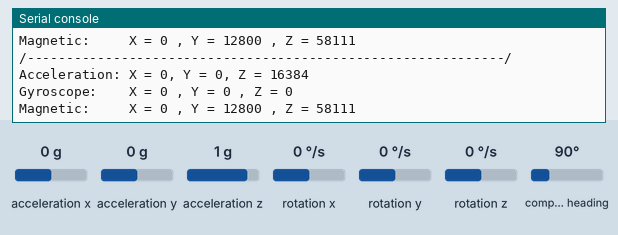
Simulated run of this program. Board: MicroPython board. On the bench: the last lines printed to the serial console. Inputs (shaded band) come from the test bench; at power-on: acceleration x 0 g, acceleration y 0 g, acceleration z 1 g, rotation x 0 °/s, rotation y 0 °/s, rotation z 0 °/s, compass heading 90°.

Above: at 1.4 s.
1.5 s: acceleration x set to -1.4 g
At 2.2 s:
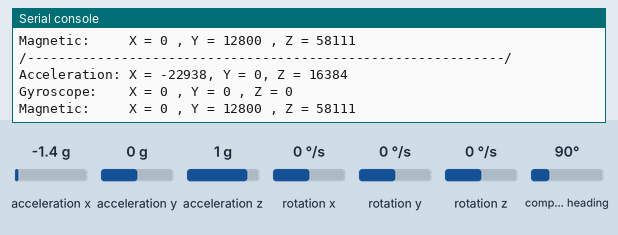
3.0 s: acceleration y set to -1.4 g
At 3.7 s:
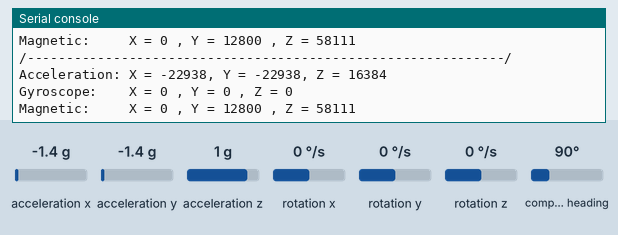
4.5 s: acceleration z set to -1.4 g
At 5.2 s:
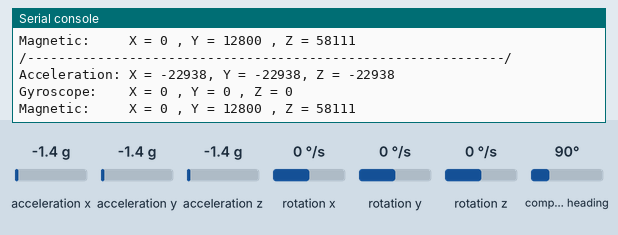
6.0 s: rotation x set to -192 °/s
At 6.7 s:
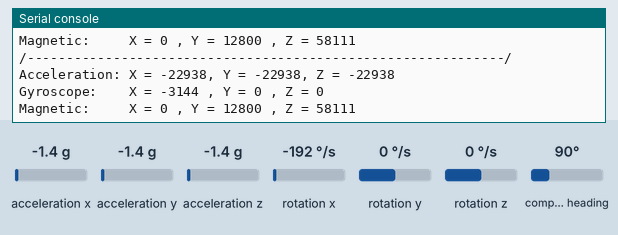
7.5 s: rotation y set to -192 °/s
At 8.3 s:
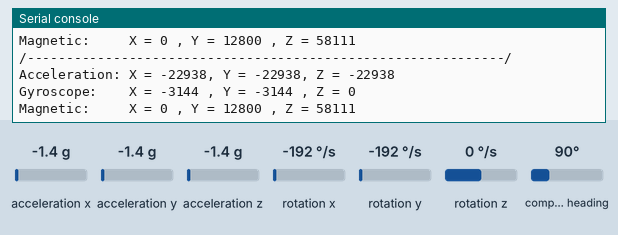

Measured:
- after the input at 1.5 s, the serial console: prints a new line after 0.27 s (image 1)
- after the input at 3.0 s, the serial console: prints a new line after 0.29 s (image 2)
- after the input at 4.5 s, the serial console: prints a new line after 0.31 s (image 3)
- after the input at 6.0 s, the serial console: prints a new line after 0.33 s (image 4)
- after the input at 7.5 s, the serial console: prints a new line after 0.35 s (image 5)

The program:

MPU925x.py
```python
#!/usr/bin/python
# -*- coding:utf-8 -*-

import time
from machine import Pin, I2C
import math

ADDR    = (0x68)

# /** Registers */
PWR_M = 0x6B  #
DIV = 0x19  #
CONFIG = 0x1A  #
GYRO_CONFIG = 0x1B  #
ACCEL_CONFIG = 0x1C  #
INT_EN = 0x38  #

ACCEL_X = 0x3B  #
ACCEL_Y = 0x3D  #
ACCEL_Z = 0x3F  #
GYRO_X = 0x43  #
GYRO_Y = 0x45  #
GYRO_Z = 0x47  #
TEMP = 0x41  #

MAG_X = 0x03
MAG_Y = 0x05
MAG_Z = 0x07
ST_1 = 0x02
ST_2 = 0x09
MAG_ADDRESS = 0x0C

MPU925x_REG_ID = 0x75   # identity of the device, 8 bit
MPU9255_ID = 0x73   # identity of mpu9250 is 0x71
MPU9250_ID = 0x71
# int pin
# INI_PIN = 23

class MPU925x:
    def __init__(self, address=ADDR):
        self.bus = I2C(0, scl=Pin(21), sda=Pin(20), freq=400000)
        self.address = address

        self.ID = self.Read_Byte(MPU925x_REG_ID)
        if(self.ID != MPU9250_ID): # ID = 0x73
            print("ID = 0x%x"%self.ID)
            sys.exit()

        self.Write_Byte(PWR_M, 0x01)
        self.Write_Byte(DIV, 0x07)
        self.Write_Byte(CONFIG, 0)
        self.Write_Byte(GYRO_CONFIG, 0x18)   # 250dps,
        self.Write_Byte(INT_EN, 0x01)  # 2g-scale
        # self.Write_Byte(self.ACCEL_CONFIG2, 0b00000000) # low pass

        # self.gyro = Gyro()
        # self.accel = Accel()
        # self.magn = Magn()
        # self.temp = Temp()

        self.Write_Byte(0x37, 0x02)	# enable bus master bypass
        self.Write_Byte(0x36, 0x01)
        self.bus.writeto_mem(int(MAG_ADDRESS), int(0x0A), bytes([int(0x00)]))
        time.sleep(0.05)
        self.bus.writeto_mem(int(MAG_ADDRESS), int(0x0A), bytes([int(0x0F)]))
        time.sleep(0.05)
        self.bus.writeto_mem(int(MAG_ADDRESS), int(0x0A), bytes([int(0x00)]))
        time.sleep(0.05)
        self.bus.writeto_mem(int(MAG_ADDRESS), int(0x0A), bytes([int(0x06)]))
        time.sleep(0.1)

    def Read_Byte(self, cmd):
        # return self.Read_Byte2(self.address, cmd)
        rdate = self.bus.readfrom_mem(int(self.address), int(cmd), 1)
        return rdate[0]

    def Read_Byte2(self, addr, cmd):
        # return self.Read_Byte2(self.address, cmd)
        rdate = self.bus.readfrom_mem(int(addr), int(cmd), 1)
        return rdate[0]

    def Write_Byte(self, cmd, val):
        # self.bus.write_byte_data(self.address, Addr, val)
        self.bus.writeto_mem(int(self.address), int(cmd), bytes([int(val)]))

    def Read_Word(self, addr):
        high = self.Read_Byte(addr)
        low = self.Read_Byte(addr + 1)
        value = ((high << 8) | low)
        if (value > 32768):
            value = value - 65536
        return value

    def accel(self):
        x = self.Read_Word(ACCEL_X)
        y = self.Read_Word(ACCEL_Y)
        z = self.Read_Word(ACCEL_Z)
        Buf = [x, y, z]
        return Buf

    def gyro(self):
        x = self.Read_Word(GYRO_X)
        y = self.Read_Word(GYRO_Y)
        z = self.Read_Word(GYRO_Z)
        Buf = [x, y, z]
        return Buf

    def mag(self):
        self.Read_Byte2(MAG_ADDRESS, ST_1)

        xh = self.Read_Byte2(MAG_ADDRESS, MAG_X)
        xl = self.Read_Byte2(MAG_ADDRESS, MAG_X + 1)
        x = ((xh << 8) | xl)
        yh = self.Read_Byte2(MAG_ADDRESS, MAG_Y)
        yl = self.Read_Byte2(MAG_ADDRESS, MAG_Y + 1)
        y = ((yh << 8) | yl)
        zh = self.Read_Byte2(MAG_ADDRESS, MAG_Z)
        zl = self.Read_Byte2(MAG_ADDRESS, MAG_Z + 1)
        z = ((zh << 8) | zl)

        self.Read_Byte2(MAG_ADDRESS, ST_2)
        Buf = [x, y, z]
        return Buf

    def temp(self):
        tempRow = self.Read_Word(TEMP)
        tempC = (tempRow / 340.0) + 36.53
        tempC = "%.2f" % tempC
        return {"TEMP": tempC}

    def ReadAll(self):
        Accel = self.accel()
        Gyro = self.gyro()
        Mag = self.mag()

        # gs = [16384.0, 8192.0, 4096.0, 2048.0]
        # AxCal = [-2520, 4395, 1577]
        # Accel[0] = (Accel[0] / gs[1]) - AxCal[0]
        # Accel[1] = (Accel[1] / gs[1]) - AxCal[1]
        # Accel[2] = (Accel[2] / gs[1]) - AxCal[2]

        # dps = [131, 65.5, 32.8, 16.4]
        # GxCal = [130, 189, -17]
        # Gyro[0]=Gyro[0]/dps[2] - GxCal[0]
        # Gyro[1]=Gyro[1]/dps[2] - GxCal[1]
        # Gyro[2]=Gyro[2]/dps[2] - GxCal[2]

        # ms = [0.15]
        # MxCal = [0, 0, 0]
        # Mag[0]=Mag[0]*ms[0] - MxCal[0]
        # Mag[1]=Mag[1]*ms[0] - MxCal[1]
        # Mag[2]=Mag[2]*ms[0] - MxCal[2]

        # print(Accel)

        return [Accel[0],Accel[1],Accel[2], Gyro[0],Gyro[1],Gyro[2],Mag[0],Mag[1],Mag[2]]

if __name__ == '__main__':
    sensor = MPU925x()
    icm = []
    try:
        while True:
            # print("while")
            # s.mag()
            time.sleep(0.5)
            icm = sensor.ReadAll()
            print("/-------------------------------------------------------------/")
            # print("Roll = %.2f , Pitch = %.2f , Yaw = %.2f" %(icm[0],icm[1],icm[2]))
            print("Acceleration: X = %d, Y = %d, Z = %d" %(icm[0],icm[1],icm[2]))
            print("Gyroscope:    X = %d , Y = %d , Z = %d" %(icm[3],icm[4],icm[5]))
            print("Magnetic:     X = %d , Y = %d , Z = %d" %(icm[6],icm[7],icm[8]))
    except KeyboardInterrupt:
        print("KeyboardInterrupt")
        # sensor.Disable()
        exit()
```
